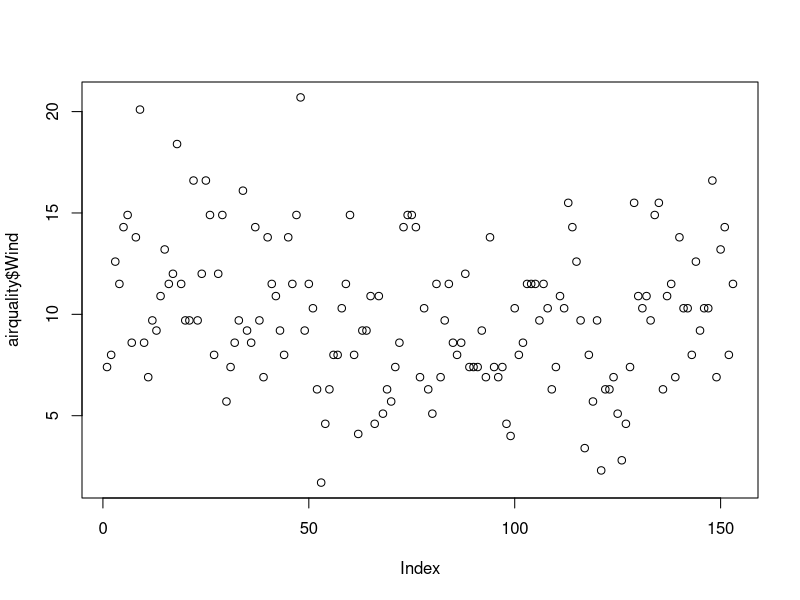
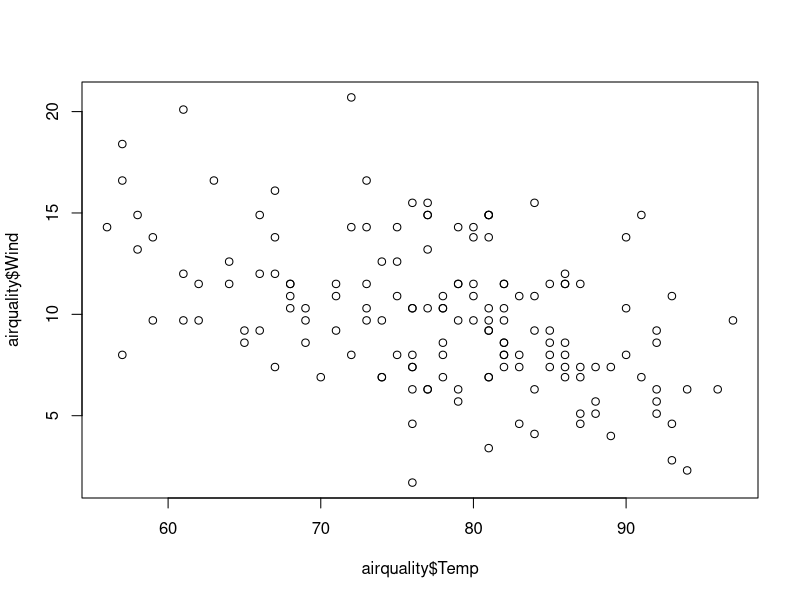
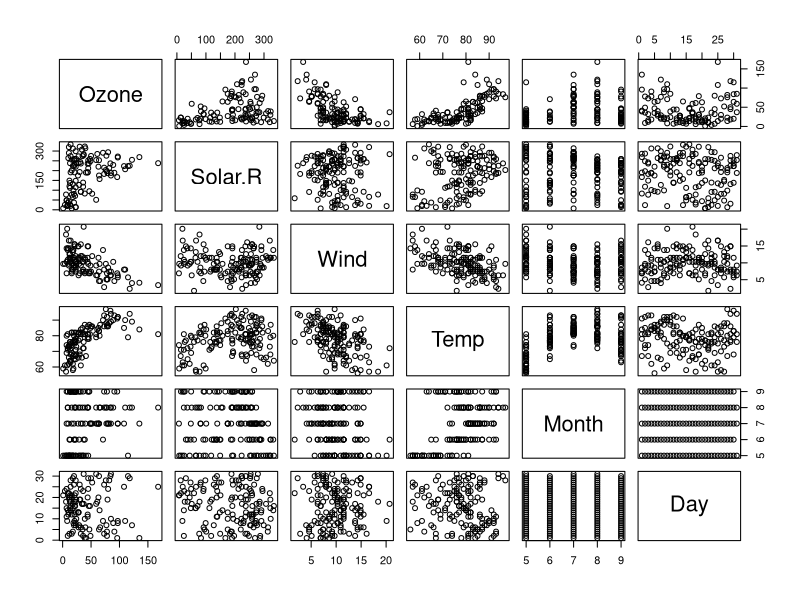
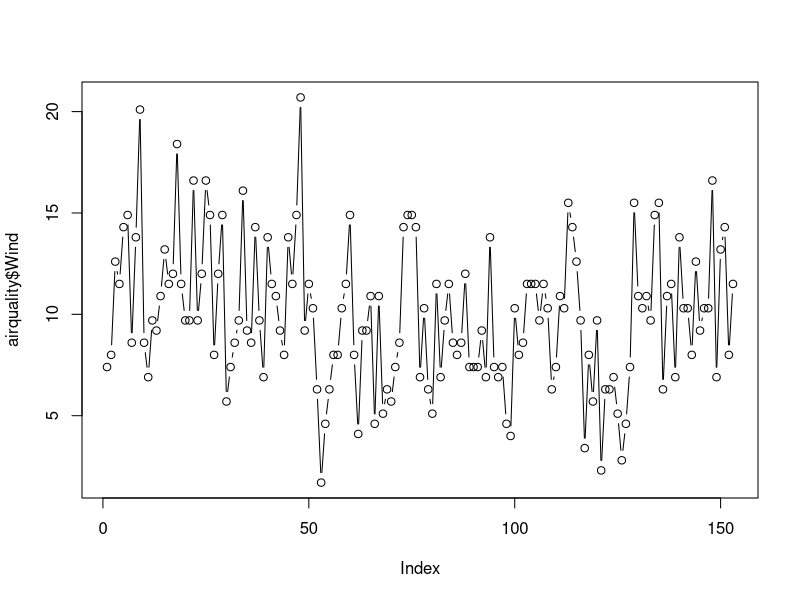
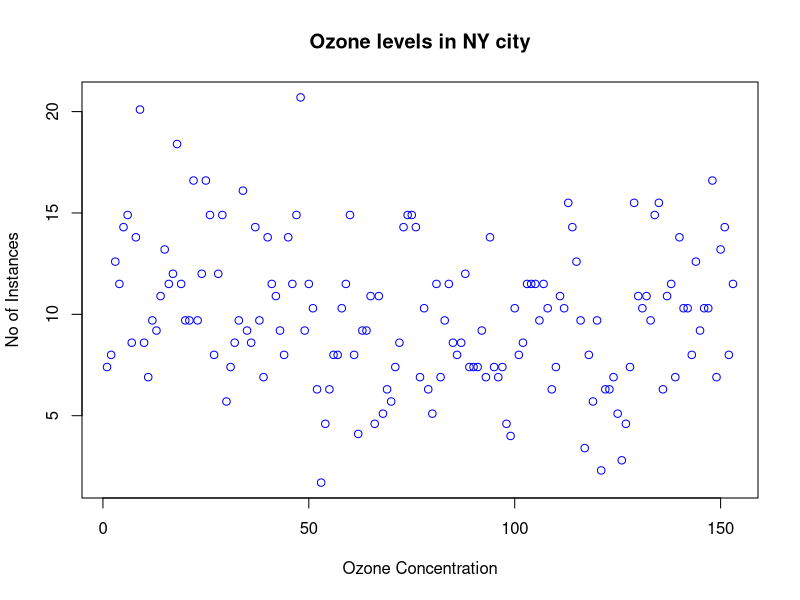
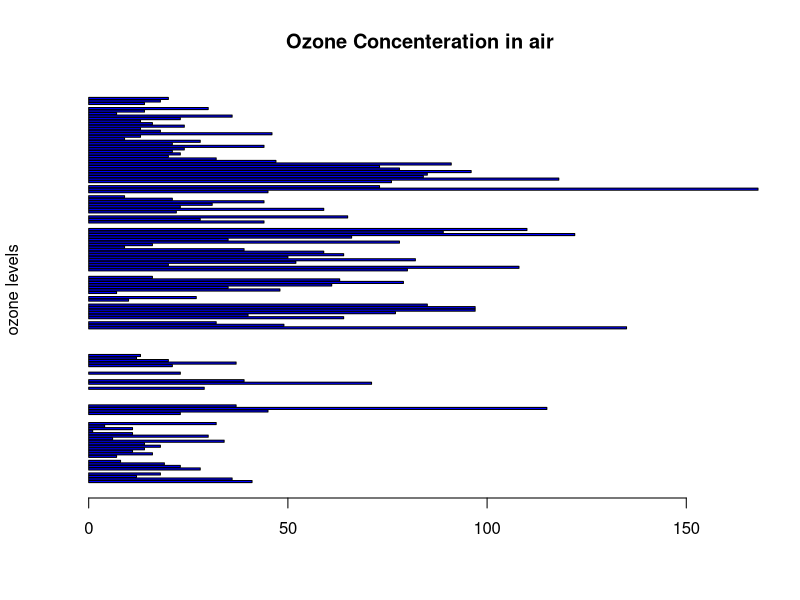
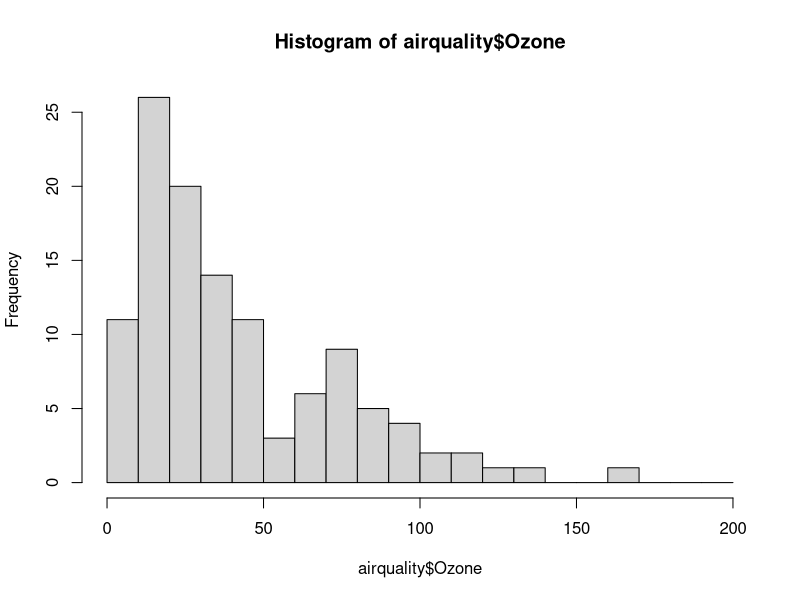
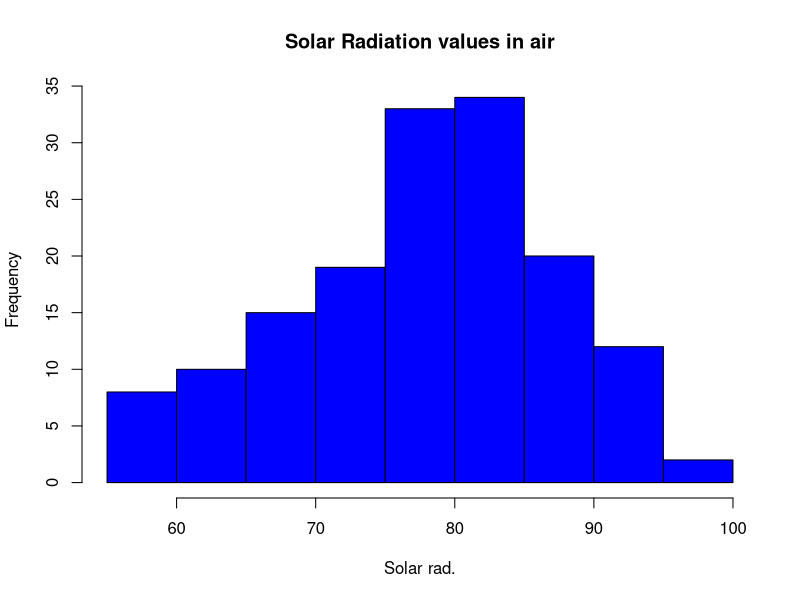

These figures' R source, in order:
#airquality = read.csv('path/airquality.csv',header=TRUE, sep=",")
library(datasets)
View(airquality)
airquality <- datasets::airquality
####Top 10 rows and last 10 rows
head(airquality,10)
tail(airquality,10)
######Columns
airquality[,c(1,2)]

df<-airquality[,-6]

summary(airquality[,1])

airquality$Wind

summary(airquality$Wind)

###########Summary of the data#########

summary(airquality)
summary(airquality$Wind) 

#####################
plot(airquality$Wind)
plot(airquality$Temp,airquality$Wind,type="p")
plot(airquality)
# points and lines 
plot(airquality$Wind, type= "b") # p: points, l: lines,b: both
plot(airquality$Wind, xlab = 'Ozone Concentration', 
     ylab = 'No of Instances', main = 'Ozone levels in NY city',
     col = 'blue')
# Horizontal bar plot
barplot(airquality$Ozone, main = 'Ozone Concenteration in air',
        ylab = 'ozone levels', col= 'blue',horiz = T,axes=T)
#Histogram
hist(airquality$Ozone, breaks = seq(0, 200, 10))
hist(airquality$Temp, 
     main = 'Solar Radiation values in air',
     xlab = 'Solar rad.', col='blue')

#Single box plot
boxplot(airquality$Wind,main="Boxplot")
boxplot.stats(airquality$Wind)



# Multiple box plots
boxplot(airquality[,1:4],main='Multiple')
#margin of the grid(mar), 
#no of rows and columns(mfrow), 
#whether a border is to be included(bty) 
#and position of the 
#labels(las: numeric value indicating the orientation of the tick mark labels and any other text added to a 
# plot after its initialization. The options are as follows: always parallel to the axis (the default, 0), 
# always horizontal (1), always perpendicular to the axis (2), and always vertical (3).)
#bty - box around the plot
par(mfrow=c(3,3),mar=c(3,3,3,3),  las=0, bty="o")
plot(airquality$Ozone)
plot(airquality$Ozone, airquality$Wind)
plot(airquality$Ozone, type= "l")
plot(airquality$Ozone, type= "l")
plot(airquality$Ozone, type= "l")
barplot(airquality$Ozone, main = 'Ozone Concenteration in air',
        xlab = 'ozone levels', col='green',horiz = TRUE)
hist(airquality$Solar.R)
boxplot(airquality$Solar.R)
boxplot(airquality[,0:4], main='Multiple Box plots')

